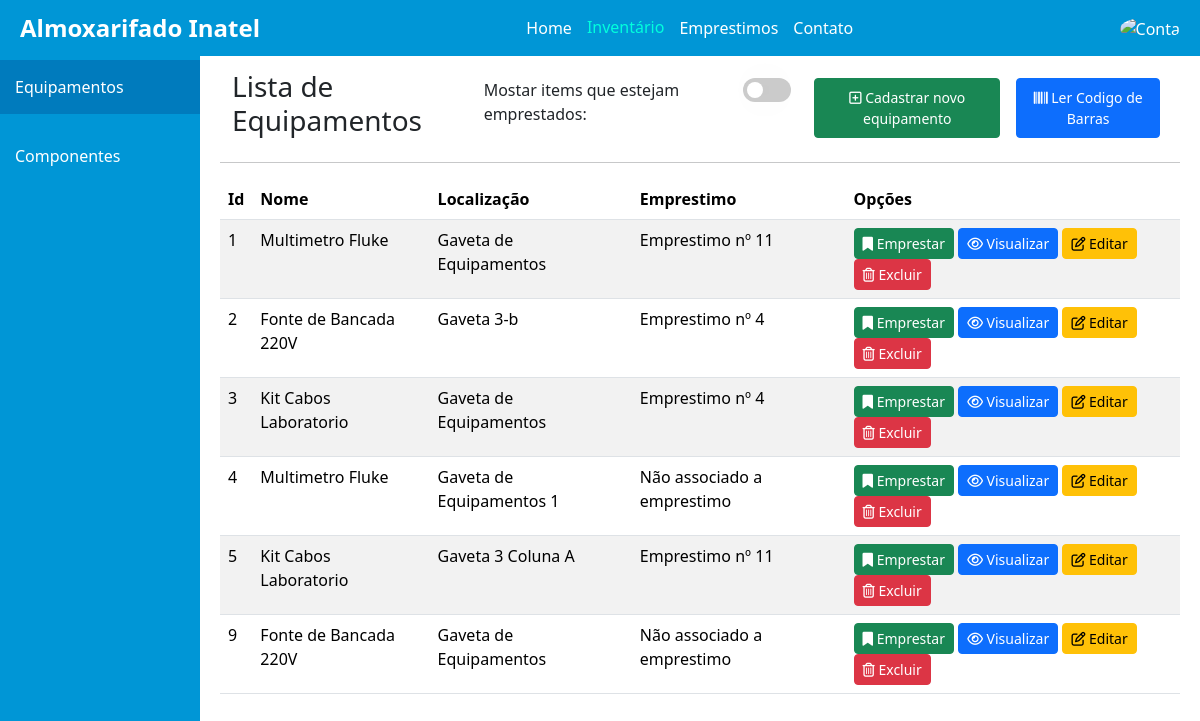
The page /inventario/equipamentos/ on the database its author committed.
### inventario/models.py (models this page shows, shortened)
class Equipamento(models.Model):
    id = models.IntegerField(primary_key=True, unique=True)
    nome = models.CharField(max_length=50)
    descricao = models.CharField(max_length=500,verbose_name='Descrição')
    localizacao = models.CharField(max_length=50, verbose_name='Localização')
    emprestimo = models.ForeignKey(Emprestimo, on_delete=models.SET_DEFAULT, default=None, blank=True, null=True)

### emprestimos/models.py (models this page shows, shortened)
class Emprestimo(models.Model):
    id = models.BigAutoField(primary_key=True, unique=True)
    estado = models.CharField(max_length=50)
    data_de_retirada = models.DateField(verbose_name='Data de Retirada', auto_now_add=True)
    data_de_devolucao = models.DateField(verbose_name='Data de Devolução')
    aluno = models.ForeignKey(Aluno, on_delete=models.PROTECT)
    funcionario = models.ForeignKey(Funcionario, on_delete=models.PROTECT)

### inventario/views.py (the view)
# urls.py: path('equipamentos/', EquipamentosList.as_view(), name='Listar-Equipamentos'),
class EquipamentosList(ListView):
    model = Equipamento
    template_name = 'equipamentos.html'

### inventario/templates/equipamentos.html (shortened to what this page needs)
{% extends "base.html" %}
{% load static %}
{% block style %}
<link rel="stylesheet" href="{% static 'css/sideBar.css' %}">
<link rel="stylesheet" href="{% static 'css/bootstrap/bootstrap.min.css' %}">
<link rel="stylesheet" href="{% static 'fa/css/all.min.css' %}">
<link rel="stylesheet" href="{% static 'css/tables.css' %}">
<link rel="stylesheet" href="{% static 'css/datatables.min.css' %}">
{% endblock %}
{% block content %}
{% include "includes/sideBar.html" %}
<div class="content">
    <div class="container-fluid">
        <h3>Lista de Equipamentos</h3>
        <div class="buttons">
            <p class="mt-2">Mostar items que estejam emprestados: </p>
            <label class="switch">
                <span class="slider"></span>
            </label>
            <a href="{% url 'Cadastrar-Equipamento' %}" class="btn btn-success btn-sm p-2 m-2" title="Cadastrar">
                <i class="fa-regular fa-square-plus"></i>
                Cadastrar novo equipamento
            </a>
            <button id="readerButton" class="btn btn-primary btn-sm p-2 m-2" type="button" title="Ler codigo de barras">
                <i class="fa-solid fa-barcode"></i>
                Ler Codigo de Barras
            </button>
        </div>
    </div>
    <hr>
    <div class="table-responsive">
        <table class="table table-striped" id="tabela-equipamentos">
            <thead>
                <tr>
                    <th>Id</th>
                    <th>Nome</th>
                    <th>Localização</th>
                    <th>Emprestimo</th>
                    <th>Opções</th>
                </tr>
            </thead>
            <tbody>
                {% for equipamento in object_list %}
                <tr itemID="{{ equipamento.id }}" itemName="{{ equipamento.nome }}" description="{{ equipamento.descricao }}" itemLocation="{{ equipamento.localizacao }}" emprestimo={% if equipamento.emprestimo != None %} {{ equipamento.emprestimo.id }} {% else %} false {% endif %}>
                    <td>{{ equipamento.id }}</td>
                    <td>{{ equipamento.nome }}</td>
                    <td>{{ equipamento.localizacao }}</td>
                    <td>{% if equipamento.emprestimo == None %} Não associado a emprestimo {% else %} Emprestimo nº {{equipamento.emprestimo.id}} {% endif %} </td>
                    <td>
                        <button id="emprestimoButton" class="btn btn-success btn-sm" title="Emprestar">
                            <i class="fa fa-bookmark" aria-hidden="true"></i>
                            Emprestar
                        </button>
                        <button id="detail-button" class="btn btn-primary btn-sm" title="Visualizar">
                            <i class="fa-regular fa-eye"></i>
                            Visualizar
                        </button>
                        <a href="{% url 'Editar-Equipamento' equipamento.id %}" class="btn btn-warning btn-sm" title="Editar">
                            <i class="fa-regular fa-pen-to-square"></i>
                            Editar
                        </a>
                        <button id="delete-Button" class="btn btn-danger btn-sm" title="Excluir">
                            <i class="fa-regular fa-trash-can"></i>
                            Excluir
                        </button>
                    </td>
                </tr>
                {% empty %}
                <tr>
                    <td colspan="4">Nenhum equipamento encontrado</td>
                </tr>
                {% endfor %}
            </tbody>
        </table>
    </div>
</div>
{% endblock %}

### static/css/base.css (style rules this page uses)
body { font-family: Nunito sans, sans-serif; flex-direction: column; min-height: 100vh; margin: 0; padding: 0; background-color: #f0f8ff; }

### static/css/sideBar.css (style rules this page uses)
.content { margin-left: 200px; padding: 20px; }

### static/css/tables.css (style rules this page uses)
.container-fluid { display: flex; flex-direction: row; justify-content: space-between; }
.buttons { display: flex; flex-direction: row; justify-content: end; }
.switch { --button-width: 3em; --button-height: 1.5em; --toggle-diameter: 1em; --button-toggle-offset: calc((var(--button-height) - var(--toggle-diameter)) / 2); --toggle-shadow-offset: 10px; --toggle-wider: 2.5em; --color-grey: #cccccc; --color-green: #02a42d; padding-right: 15px; padding-top: 8px; padding-left: 15px; }
.slider { display: inline-block; width: var(--button-width); height: var(--button-height); background-color: var(--color-grey); border-radius: calc(var(--button-height) / 2); position: relative; transition: 0.3s all ease-in-out; }
.slider::after { content: ""; display: inline-block; width: var(--toggle-diameter); height: var(--toggle-diameter); background-color: #fff; border-radius: calc(var(--toggle-diameter) / 2); position: absolute; top: var(--button-toggle-offset); transform: translateX(var(--button-toggle-offset)); box-shadow: var(--toggle-shadow-offset) 0 calc(var(--toggle-shadow-offset) * 4) rgba(0, 0, 0, 0.1); transition: 0.3s all ease-in-out; }

### rows shown on the page
Equipamento: id "1", nome "Multimetro Fluke", localizacao "Gaveta de Equipamentos", emprestimo.id "11"
Equipamento: id "2", nome "Fonte de Bancada 220V", localizacao "Gaveta 3-b", emprestimo.id "4"
Equipamento: id "3", nome "Kit Cabos Laboratorio", localizacao "Gaveta de Equipamentos", emprestimo.id "4"
Equipamento: id "4", nome "Multimetro Fluke", localizacao "Gaveta de Equipamentos 1", shows "Não associado a emprestimo"
Equipamento: id "5", nome "Kit Cabos Laboratorio", localizacao "Gaveta 3 Coluna A", emprestimo.id "11"
Equipamento: id "9", nome "Fonte de Bancada 220V", localizacao "Gaveta de Equipamentos", shows "Não associado a emprestimo"
